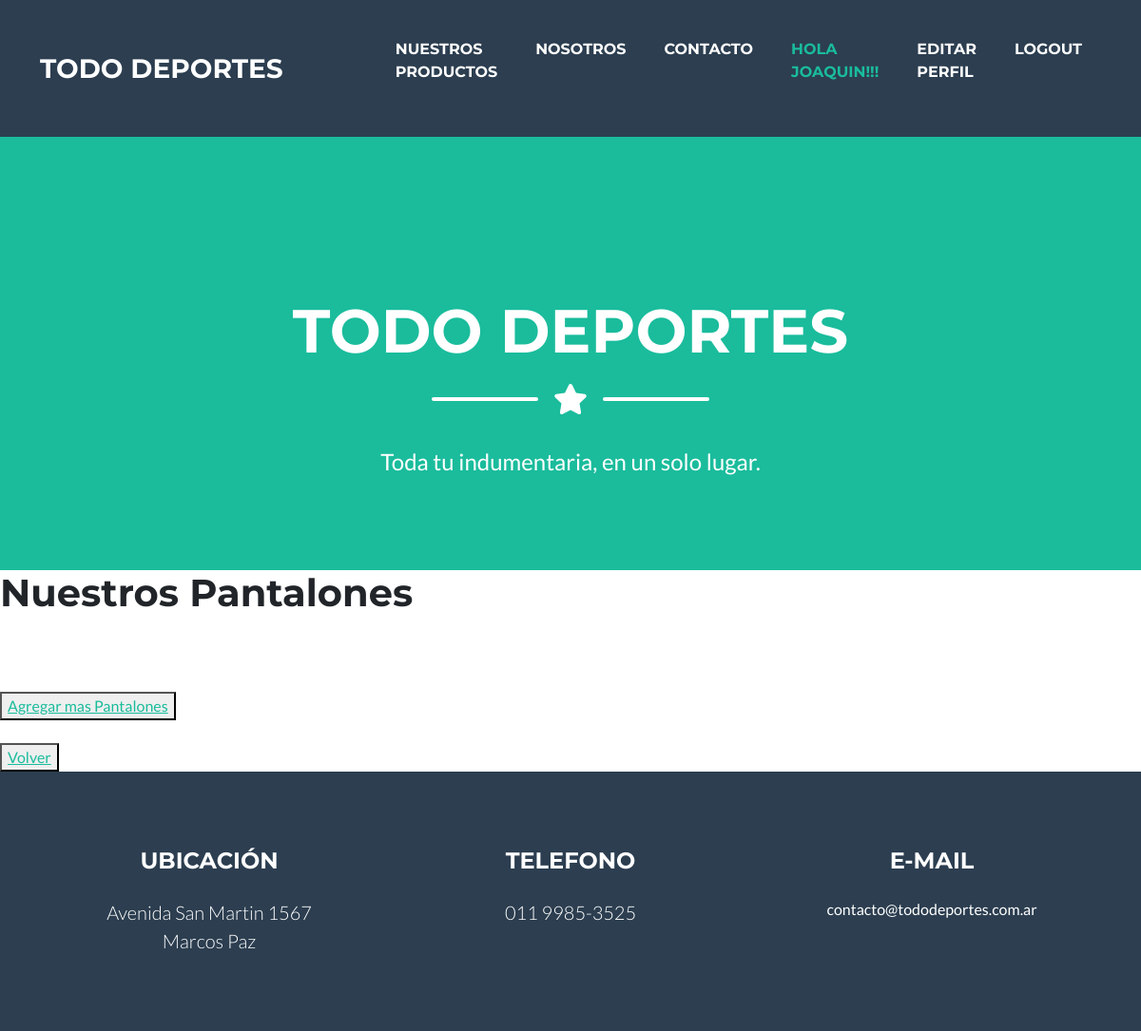
Page /Appfinal/pantalones/list (signed in) on the earlier database version.
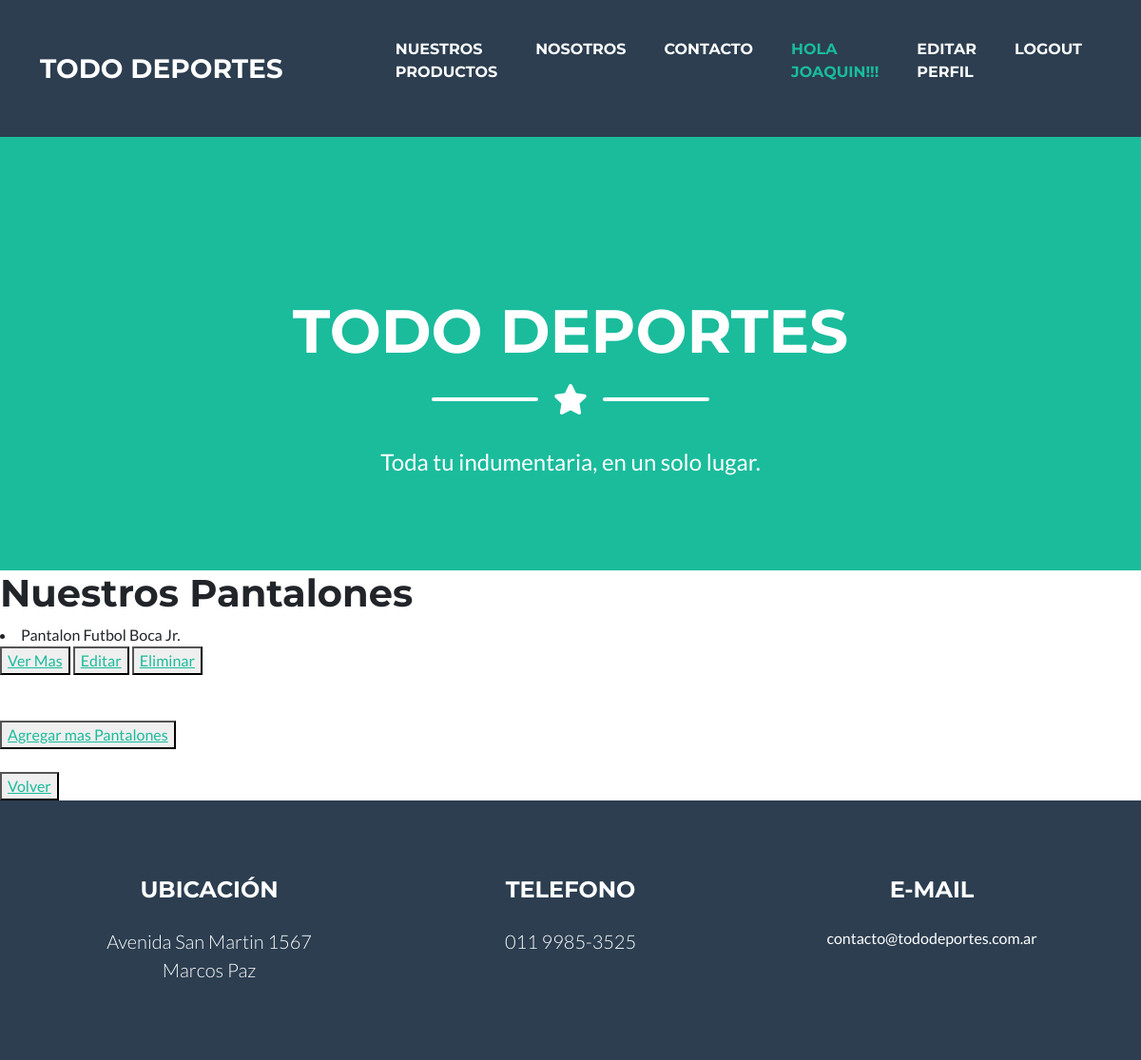
Same page on the later database version.
### Appfinal/models.py (models this page shows, shortened)
class Pantalones(models.Model):
    tipo = models.CharField(max_length=40)
    talle = models.IntegerField()
    stock = models.BooleanField()
    precio = models.IntegerField()

### Appfinal/views.py (the view)
# urls.py: path('pantalones/list', views.PantalonesList.as_view(), name="ListPan"),
class PantalonesList(ListView):
    model = Pantalones
    template_name = 'Appfinal/pantalones_list.html'

### Appfinal/templates/Appfinal/pantalones_list.html (shortened to what this page needs)
{% extends "Appfinal/padre.html" %}
{% block contenido %}
<h1>Nuestros Pantalones</h1>
{% for i in object_list%}
<li>{{ i.tipo }}
</li>
{% if request.user.is_authenticated %}
<button><a href="{% url 'Pantalones' i.id %}">Ver Mas</a></button>
<button><a href="{% url 'EditPant' i.id %}">Editar</a></button>
{% endif %}
<button><a href="{% url 'DeletePant' i.id %}">Eliminar</a></button>
{% endfor %}
<br><br><br>
{% if request.user.is_authenticated %}
<button><a href="{% url 'NewPan'%}">Agregar mas Pantalones</a></button>
{% endif%}
<br>
<br>
<button><a href="{% url 'Tienda' %}">Volver</a></button>
{% endblock %}

Differences in the rows shown:
added Pantalones: tipo "Pantalon Futbol Boca Jr."
